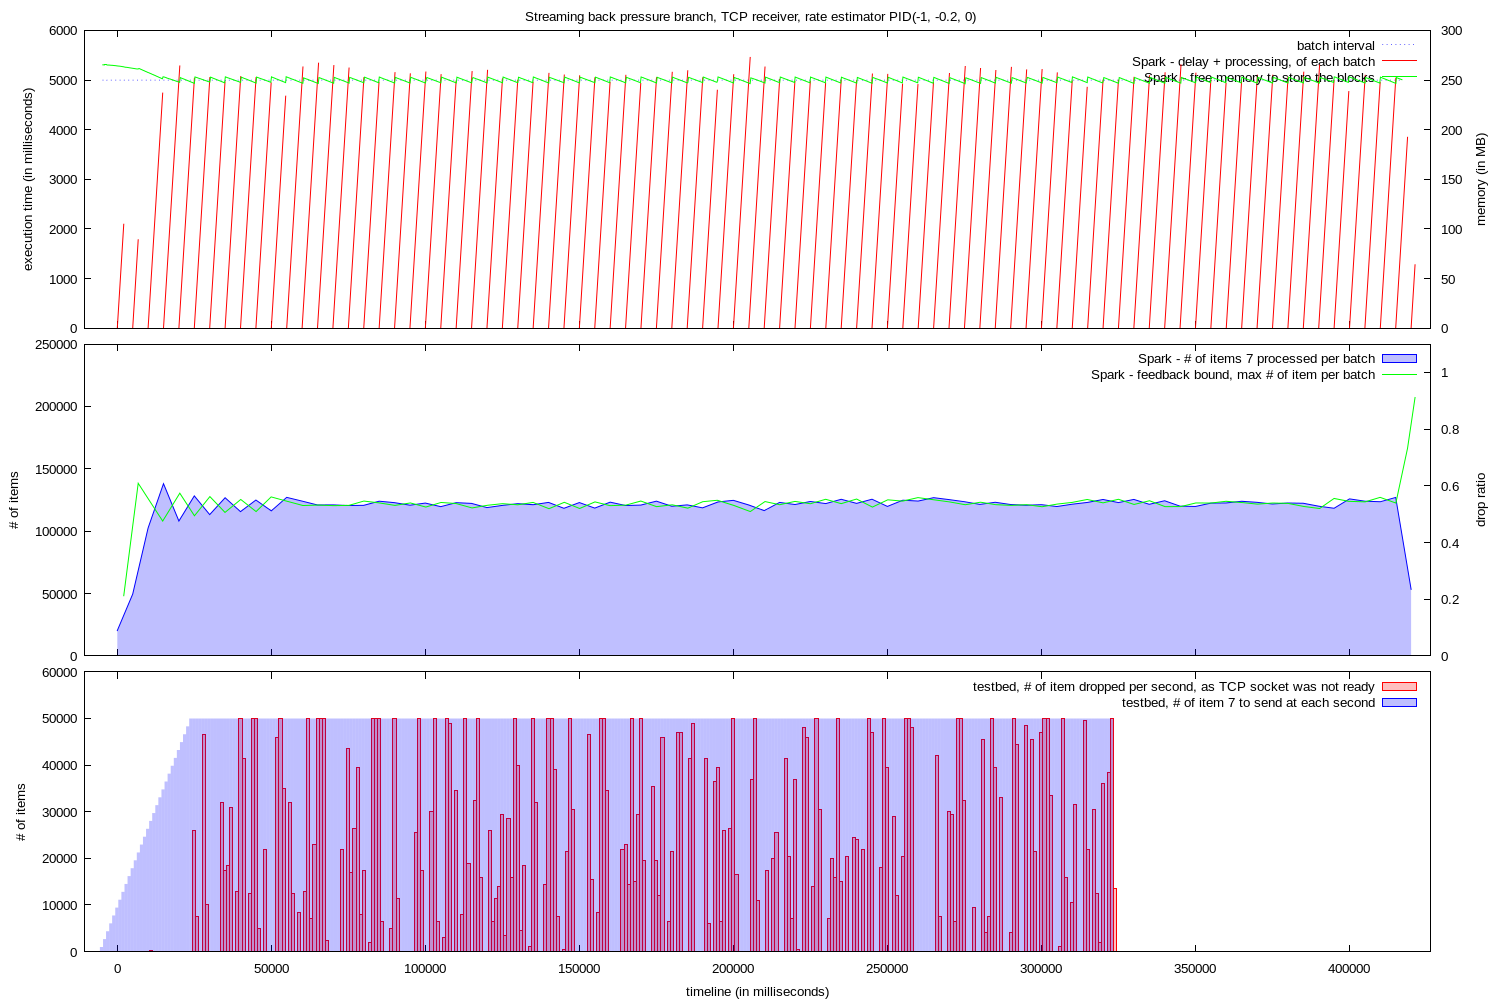

The script that saved this image:

set y2range [0:]
set y2tics
set yrange [0:]
set lmargin 12
set rmargin 10
set datafile missing "?"
set style fill transparent solid 0.25

set style arrow 1 nohead ls 1
set ytics nomirror

set terminal pngcairo dashed enhanced font "arial,10" fontscale 1.0 size 1500,999

set output "graph.png"

set multiplot layout 3, 1 title "Streaming back pressure branch, TCP receiver, rate estimator PID(-1, -0.2, 0)"

set xrange [ -10644 : 426282 ]
set xtics format " "
set bmargin 1
set ylabel "execution time (in milliseconds)"
set y2label "memory (in MB)"

plot "memory.log" using 1:(5000) with line lt 0 lc 3 title "batch interval", \
  "execution.log" using 2:(0):($1-$2):($1-$2) with vector title "Spark - delay + processing, of each batch" arrowstyle 1, \
  "memory.log" using 1:($2/1024) axes x1y2 with lines title "Spark - free memory to store the blocks" lt 1 lc 2
 


set tmargin 0
set ylabel "# of items"
set y2label "drop ratio"
set y2range [ 0 : 1.1 ]


plot "execution_0.log" using 2:($3) with filledcurve x1 title "Spark - # of items 7 processed per batch" lt 1 lc 3, \
  "feedback_0.log" using 1:($2 * 5) with lines title "Spark - feedback bound, max # of item per batch" lt 1 lc 2


set xlabel "timeline (in milliseconds)"


set xtics format "%.0f"
set bmargin 3
set ylabel "# of items"
unset y2label
unset y2tics
unset y2range


set yrange [ 0 : 60000 ]

set boxwidth 1000

plot "droppedValuesPerSecond.log" using 1:2 with boxes title "testbed, # of item dropped per second, as TCP socket was not ready" lt 1 lc 1, \
"tick.log" using 1:($2) with fillsteps title "testbed, # of item 7 to send at each second" lt 1 lc 3
unset multiplot
